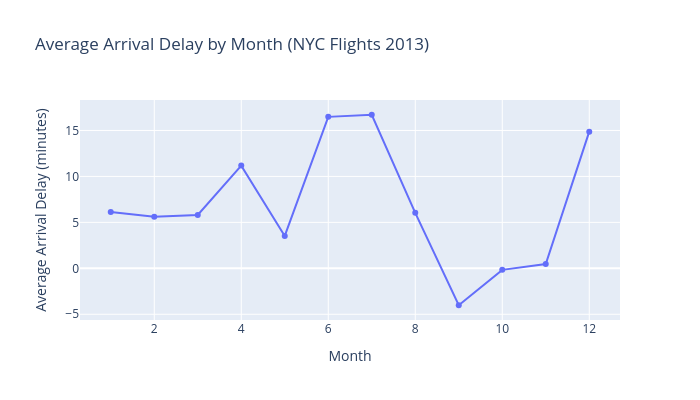

The notebook cell saved with this chart:
### Markdown cell above
The plot shows that delayed flights have much higher departure delays than on-time flights. This pattern holds across all NYC airports and destinations. The visualization shows how departure delays relate to overall on-time performance.

### Code cell
#create arrival column to classify flights as delayed or ontime
DF["arrival"] = np.where(DF["arr_delay"] > 0, "delayed", "ontime")

#find average arrival delay by month
avg_delay = DF.groupby("month")["arr_delay"].mean().reset_index()

#plot of average delay by month
fig = px.line(
    avg_delay,
    x="month",
    y="arr_delay",
    markers=True,
    title="Average Arrival Delay by Month (NYC Flights 2013)",
    labels={"month": "Month", "arr_delay": "Average Arrival Delay (minutes)"}
)

fig.update_layout(height=400, width=700)
fig.show()

### Figure 1 — Plotly figure (JSON) as saved in the notebook; plotly's stock layout.template omitted (floating-point values rounded to 4 significant figures)
{"data": [{"hovertemplate": "Month=%{x}<br>Average Arrival Delay (minutes)=%{y}<extra></extra>", "legendgroup": "", "line": {"color": "#636efa", "dash": "solid"}, "marker": {"symbol": "circle"}, "mode": "lines+markers", "name": "", "orientation": "v", "showlegend": false, "type": "scatter", "x": [1, 2, 3, 4, 5, 6, 7, 8, 9, 10, 11, 12], "xaxis": "x", "y": [6.13, 5.613, 5.808, 11.18, 3.522, 16.48, 16.71, 6.041, -4.018, -0.1671, 0.4613, 14.87], "yaxis": "y"}], "layout": {"height": 400, "legend": {"tracegroupgap": 0}, "title": {"text": "Average Arrival Delay by Month (NYC Flights 2013)"}, "width": 700, "xaxis": {"anchor": "y", "autorange": true, "domain": [0, 1], "range": [0.2931, 12.71], "title": {"text": "Month"}, "type": "linear"}, "yaxis": {"anchor": "x", "autorange": true, "domain": [0, 1], "range": [-5.623, 18.32], "title": {"text": "Average Arrival Delay (minutes)"}, "type": "linear"}}}
